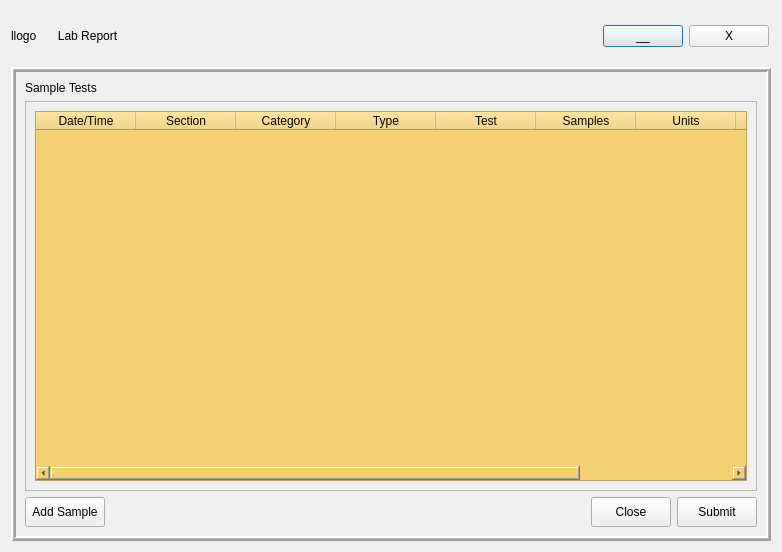
<?xml version="1.0" encoding="UTF-8"?>
<ui version="4.0">
 <class>LabReport</class>
 <widget class="QDialog" name="LabReport">
  <property name="geometry">
   <rect>
    <x>0</x>
    <y>0</y>
    <width>782</width>
    <height>552</height>
   </rect>
  </property>
  <property name="windowTitle">
   <string>Dialog</string>
  </property>
  <layout class="QGridLayout" name="gridLayout">
   <item row="0" column="0">
    <widget class="QFrame" name="frame_2">
     <property name="sizePolicy">
      <sizepolicy hsizetype="Minimum" vsizetype="Minimum">
       <horstretch>0</horstretch>
       <verstretch>0</verstretch>
      </sizepolicy>
     </property>
     <property name="minimumSize">
      <size>
       <width>0</width>
       <height>50</height>
      </size>
     </property>
     <property name="frameShape">
      <enum>QFrame::NoFrame</enum>
     </property>
     <property name="frameShadow">
      <enum>QFrame::Plain</enum>
     </property>
     <layout class="QHBoxLayout" name="horizontalLayout_4">
      <property name="leftMargin">
       <number>0</number>
      </property>
      <property name="topMargin">
       <number>0</number>
      </property>
      <property name="rightMargin">
       <number>2</number>
      </property>
      <property name="bottomMargin">
       <number>0</number>
      </property>
      <item>
       <widget class="QLabel" name="logo">
        <property name="minimumSize">
         <size>
          <width>40</width>
          <height>0</height>
         </size>
        </property>
        <property name="text">
         <string>llogo</string>
        </property>
       </widget>
      </item>
      <item>
       <widget class="QLabel" name="label_4">
        <property name="text">
         <string>Lab Report</string>
        </property>
        <property name="alignment">
         <set>Qt::AlignCenter</set>
        </property>
        <property name="margin">
         <number>6</number>
        </property>
       </widget>
      </item>
      <item>
       <spacer name="horizontalSpacer">
        <property name="orientation">
         <enum>Qt::Horizontal</enum>
        </property>
        <property name="sizeType">
         <enum>QSizePolicy::Expanding</enum>
        </property>
        <property name="sizeHint" stdset="0">
         <size>
          <width>40</width>
          <height>20</height>
         </size>
        </property>
       </spacer>
      </item>
      <item>
       <widget class="QPushButton" name="miniBtn">
        <property name="sizePolicy">
         <sizepolicy hsizetype="Fixed" vsizetype="Fixed">
          <horstretch>0</horstretch>
          <verstretch>0</verstretch>
         </sizepolicy>
        </property>
        <property name="text">
         <string>__</string>
        </property>
       </widget>
      </item>
      <item>
       <widget class="QPushButton" name="exitBtn">
        <property name="sizePolicy">
         <sizepolicy hsizetype="Fixed" vsizetype="Fixed">
          <horstretch>0</horstretch>
          <verstretch>0</verstretch>
         </sizepolicy>
        </property>
        <property name="text">
         <string>X</string>
        </property>
       </widget>
      </item>
     </layout>
    </widget>
   </item>
   <item row="1" column="0">
    <widget class="QFrame" name="bgLayer">
     <property name="sizePolicy">
      <sizepolicy hsizetype="Preferred" vsizetype="Expanding">
       <horstretch>0</horstretch>
       <verstretch>0</verstretch>
      </sizepolicy>
     </property>
     <property name="frameShape">
      <enum>QFrame::Box</enum>
     </property>
     <property name="frameShadow">
      <enum>QFrame::Raised</enum>
     </property>
     <property name="lineWidth">
      <number>2</number>
     </property>
     <property name="midLineWidth">
      <number>1</number>
     </property>
     <layout class="QGridLayout" name="gridLayout_2">
      <item row="2" column="0">
       <layout class="QHBoxLayout" name="horizontalLayout">
        <item>
         <widget class="QPushButton" name="pushButton">
          <property name="sizePolicy">
           <sizepolicy hsizetype="Minimum" vsizetype="Preferred">
            <horstretch>0</horstretch>
            <verstretch>0</verstretch>
           </sizepolicy>
          </property>
          <property name="text">
           <string>Add Sample</string>
          </property>
         </widget>
        </item>
        <item>
         <spacer name="horizontalSpacer_2">
          <property name="orientation">
           <enum>Qt::Horizontal</enum>
          </property>
          <property name="sizeHint" stdset="0">
           <size>
            <width>40</width>
            <height>20</height>
           </size>
          </property>
         </spacer>
        </item>
        <item>
         <widget class="QPushButton" name="closeBtn">
          <property name="minimumSize">
           <size>
            <width>0</width>
            <height>30</height>
           </size>
          </property>
          <property name="text">
           <string>Close</string>
          </property>
         </widget>
        </item>
        <item>
         <widget class="QPushButton" name="submitBtn">
          <property name="minimumSize">
           <size>
            <width>0</width>
            <height>30</height>
           </size>
          </property>
          <property name="text">
           <string>Submit</string>
          </property>
         </widget>
        </item>
       </layout>
      </item>
      <item row="0" column="0">
       <widget class="QLabel" name="label_9">
        <property name="text">
         <string>Sample Tests</string>
        </property>
        <property name="margin">
         <number>5</number>
        </property>
       </widget>
      </item>
      <item row="1" column="0">
       <widget class="QFrame" name="frame_3">
        <property name="sizePolicy">
         <sizepolicy hsizetype="Preferred" vsizetype="Expanding">
          <horstretch>0</horstretch>
          <verstretch>0</verstretch>
         </sizepolicy>
        </property>
        <property name="frameShape">
         <enum>QFrame::StyledPanel</enum>
        </property>
        <property name="frameShadow">
         <enum>QFrame::Raised</enum>
        </property>
        <layout class="QGridLayout" name="gridLayout_3">
         <item row="0" column="0">
          <widget class="QTableWidget" name="tableWidget">
           <property name="styleSheet">
            <string notr="true">background-color: rgb(244, 208, 116);
color: rgb(4, 4, 4);</string>
           </property>
           <property name="alternatingRowColors">
            <bool>true</bool>
           </property>
           <property name="sortingEnabled">
            <bool>false</bool>
           </property>
           <property name="columnCount">
            <number>9</number>
           </property>
           <column>
            <property name="text">
             <string>Date/Time</string>
            </property>
           </column>
           <column>
            <property name="text">
             <string>Section</string>
            </property>
           </column>
           <column>
            <property name="text">
             <string>Category</string>
            </property>
           </column>
           <column>
            <property name="text">
             <string>Type</string>
            </property>
           </column>
           <column>
            <property name="text">
             <string>Test</string>
            </property>
           </column>
           <column>
            <property name="text">
             <string>Samples</string>
            </property>
           </column>
           <column>
            <property name="text">
             <string>Units</string>
            </property>
           </column>
           <column>
            <property name="text">
             <string>Result</string>
            </property>
           </column>
           <column>
            <property name="text">
             <string/>
            </property>
           </column>
          </widget>
         </item>
        </layout>
       </widget>
      </item>
     </layout>
    </widget>
   </item>
  </layout>
 </widget>
 <resources/>
 <connections/>
</ui>
